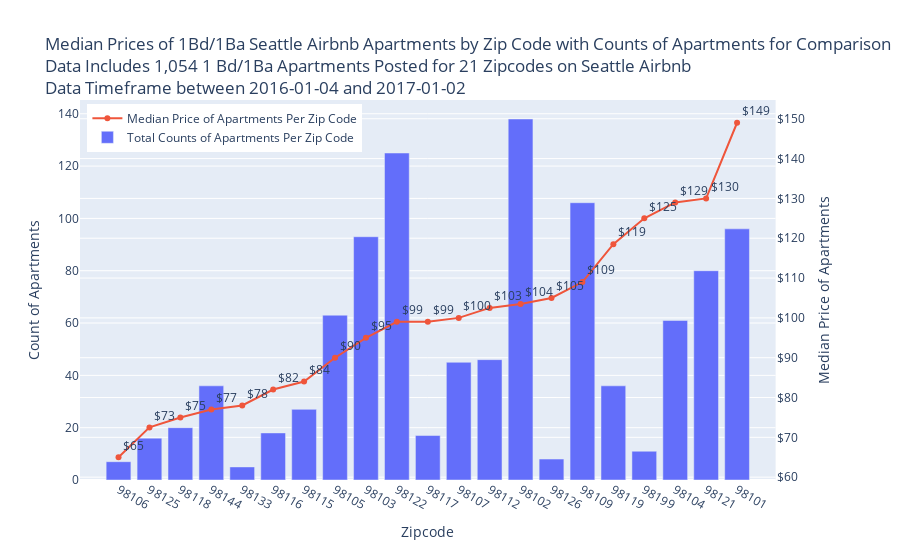

Notebook code for this chart:
### Markdown cell above
Plotting the information we will use to answer question 1!

### Code cell
# In order to avoid skewing median price if only a few apartments are in a zip code, I chose to remove zip code data points that had less than 5 apartments listed.
print('Start with {} apartments over {} zip codes'.format(df_apt_final_zip['apt_count'].sum(), df_apt_final_zip['zipcode'].count(),))
df_apt_final_zip = df_apt_final_zip[df_apt_final_zip['apt_count'] >= 5]
print('After removing zip codes with < 5 apartments, we will only plot {} apartments over {} zip codes'.format(df_apt_final_zip['apt_count'].sum(), df_apt_final_zip['zipcode'].count(),))

# Plot of median prices for 1 bed 1 bath apartments by zipcode, along with counts of apartments included
fig_counts = make_subplots(specs=[[{"secondary_y": True}]])

fig_counts.add_trace(
        go.Bar(name='Total Counts of Apartments Per Zip Code', x=df_apt_final_zip['zipcode'], y=df_apt_final_zip['apt_count'],
        yaxis='y',
        )),
fig_counts.add_trace(
        go.Scatter(name='Median Price of Apartments Per Zip Code', x=df_apt_final_zip['zipcode'], y=df_apt_final_zip['median_price'],
        yaxis='y2',
        mode='lines+markers+text', legendrank=2, text=df_apt_final_zip['median_price'], 
        textposition= "top right",
        texttemplate = "%{y:$.0f}"
        ))

fig_counts.update_layout(
                    title = ("Median Prices of 1Bd/1Ba Seattle Airbnb Apartments by Zip Code with Counts of Apartments for Comparison <br>Data Includes {:,} 1 Bd/1Ba Apartments Posted for {} Zipcodes on Seattle Airbnb <br>Data Timeframe between {} and {}".format(
                        df_apt_final_zip['apt_count'].sum(),
                        df_apt_final_zip['zipcode'].count(),
                        min(df_cal['date']),
                        max(df_cal['date'])
                        )
                        ),
                    xaxis_title="Zipcode",
                    yaxis_title="Count of Apartments",
                    yaxis2_title="Median Price of Apartments",
                    legend=dict(
                        yanchor="top",
                        y=0.99,
                        xanchor="left",
                        x=0.01
                        )
                    )
fig_counts.update_layout(yaxis2_tickprefix = '$')
fig_counts.show()

### Figure 1 — Plotly figure (JSON) as saved in the notebook; plotly's stock layout.template omitted (floating-point values rounded to 4 significant figures)
{"data": [{"name": "Total Counts of Apartments Per Zip Code", "type": "bar", "x": ["98106", "98125", "98118", "98144", "98133", "98116", "98115", "98105", "98103", "98122", "98117", "98107", "98112", "98102", "98126", "98109", "98119", "98199", "98104", "98121", "98101"], "y": [7, 16, 20, 36, 5, 18, 27, 63, 93, 125, 17, 45, 46, 138, 8, 106, 36, 11, 61, 80, 96], "yaxis": "y"}, {"legendrank": 2, "mode": "lines+markers+text", "name": "Median Price of Apartments Per Zip Code", "text": [65, 72.5, 75, 77, 78, 82, 84, 90, 95, 99, 99, 100, 102.5, 103.5, 105, 109, 118.5, 125, 129, 130, 149], "textposition": "top right", "texttemplate": "%{y:$.0f}", "type": "scatter", "x": ["98106", "98125", "98118", "98144", "98133", "98116", "98115", "98105", "98103", "98122", "98117", "98107", "98112", "98102", "98126", "98109", "98119", "98199", "98104", "98121", "98101"], "y": [65, 72.5, 75, 77, 78, 82, 84, 90, 95, 99, 99, 100, 102.5, 103.5, 105, 109, 118.5, 125, 129, 130, 149], "yaxis": "y2"}], "layout": {"legend": {"x": 0.01, "xanchor": "left", "y": 0.99, "yanchor": "top"}, "title": {"text": "Median Prices of 1Bd/1Ba Seattle Airbnb Apartments by Zip Code with Counts of Apartments for Comparison <br>Data Includes 1,054 1 Bd/1Ba Apartments Posted for 21 Zipcodes on Seattle Airbnb <br>Data Timeframe between 2016-01-04 and 2017-01-02"}, "xaxis": {"anchor": "y", "domain": [0, 0.94], "title": {"text": "Zipcode"}}, "yaxis": {"anchor": "x", "domain": [0, 1], "title": {"text": "Count of Apartments"}}, "yaxis2": {"anchor": "x", "overlaying": "y", "side": "right", "tickprefix": "$", "title": {"text": "Median Price of Apartments"}}}}
